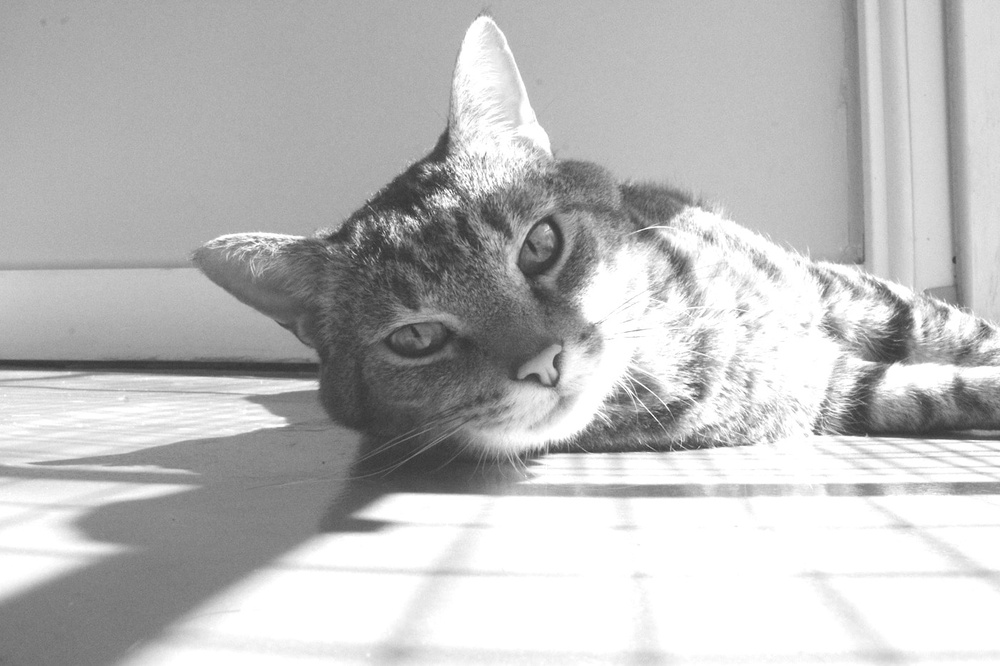
#> input picture frontend/images/cat_brightness+50.jpg, 1000 x 666 px, shrunk from 1400 x 933 before the run
$ python Transformations.py
#> lines starting #> are read from the running program, lines starting #| are printed output that depends on the picture
import cv2
import numpy as np
import matplotlib.pyplot as plt
import os

def get_rotation_matrix(angle_degrees, center, size):
    """Return 3x3 rotation matrix with center correction."""
    angle_rad = np.deg2rad(angle_degrees)
    cx, cy = center

    # Translate to origin
    to_origin = np.array([
        [1, 0, -cx],
        [0, 1, -cy],
        [0, 0, 1]
    ], dtype=np.float32)

    # Basic rotation
    rotation = np.array([
        [ np.cos(angle_rad), np.sin(angle_rad), 0],
        [-np.sin(angle_rad), np.cos(angle_rad), 0],
        [ 0,                 0,                 1]
    ], dtype=np.float32)

    # Translate back
    from_origin = np.array([
        [1, 0, cx],
        [0, 1, cy],
        [0, 0, 1]
    ], dtype=np.float32)

    return from_origin @ rotation @ to_origin

# [54 lines left out: functions get_translation_matrix, get_scaling_matrix, get_shear_matrix, not called in this run]

def apply_transformation(image, matrix):
    """Apply transformation matrix to image."""
    height, width = image.shape
    matrix_2x3 = matrix[:2, :]
    return cv2.warpAffine(image, matrix_2x3, (width, height))

# [36 lines left out: function show_transformation_example, not called in this run]

def plot_result(original, transformed, matrix, title, transformation_info):
    """Plot original image, transformed image, and matrix info."""
    fig = plt.figure(figsize=(15, 5))

    ax1 = fig.add_subplot(131)
    ax1.imshow(original, cmap='gray')
    ax1.set_title('Original Image')
    ax1.axis('off')

    ax2 = fig.add_subplot(132)
    ax2.imshow(transformed, cmap='gray')
    ax2.set_title(title)
    ax2.axis('off')

    ax3 = fig.add_subplot(133)
    # Show matrix as text
    matrix_text = "Transformation Matrix:\n"
    for row in matrix:
        matrix_text += f"{row}\n"

    format_text = ""
    if transformation_info['type'] == 'rotation':
        format_text += "\nAngle = " + str(transformation_info['angle'])
    elif transformation_info['type'] == 'translation':
        format_text += f"\nTx = {transformation_info['tx']}"
        format_text += f"\nTy = {transformation_info['ty']}"
    elif transformation_info['type'] == 'scaling':
        format_text += f"\nSx = {transformation_info['sx']}"
        format_text += f"\nSy = {transformation_info['sy']}"
    elif transformation_info['type'] == 'shear':
        format_text += "┌                   ┐\n"
        format_text += "│ 1    shx    0     │\n"
        format_text += "│ shy   1     0     │\n"
        format_text += "│ 0     0     1     │\n"
        format_text += "└                   ┘\n"
        format_text += f"\nshx = {transformation_info['shx']}"
        format_text += f"\nshy = {transformation_info['shy']}"

    ax3.text(0.1, 0.95, matrix_text + format_text,
             fontfamily='monospace', fontsize=10,
             verticalalignment='top')
    ax3.axis('off')

    plt.tight_layout()
    plt.show()

def main():
    print("\nImage Transformation Tool")
    print("------------------------")

    while True:
        image_path = input("\nEnter image path (or 'q' to quit): ").strip()
#> the answer given: ../../frontend/images/cat_brightness+50.jpg
        if image_path.lower() == 'q':
            print("Goodbye!")
            break

        if not os.path.exists(image_path):
            print("Error: File not found.")
            continue

        # Load grayscale image
        image = cv2.imread(image_path, cv2.IMREAD_GRAYSCALE)
#> image is the input picture: shape (666, 1000); min 51, max 255, mean 188
        if image is None:
            print("Error: Could not load image.")
            continue

        height, width = image.shape
#> height = 666; width = 1000
        center = (width // 2, height // 2)
#> center = (500, 333)

        print("\nChoose a transformation:")
        print("1) Rotate")
        print("2) Translate")
        print("3) Scale")
        print("4) Shear")
        print("5) Show transformation examples")

        choice = input("Enter choice (1-5): ").strip()
#> the answer given: 1

        if choice == '5':
            show_transformation_example()
            continue

        if choice not in ['1', '2', '3', '4']:
            print("Invalid choice.")
            continue

        try:
            if choice == '1':
                angle = float(input("Enter rotation angle (degrees): "))
#> the answer given: 3
                matrix = get_rotation_matrix(angle, center, (width, height))
                title = f'Rotated ({angle}°)'
                info = {'type': 'rotation', 'angle': angle}

            elif choice == '2':
                tx = float(input("Enter x translation: "))
                ty = float(input("Enter y translation: "))
                matrix = get_translation_matrix(tx, ty)
                title = f'Translated (tx={tx}, ty={ty})'
                info = {'type': 'translation', 'tx': tx, 'ty': ty}

            elif choice == '3':
                sx = float(input("Enter x scaling factor: "))
                sy = float(input("Enter y scaling factor: "))
                matrix = get_scaling_matrix(sx, sy, center)
                title = f'Scaled (sx={sx}, sy={sy})'
                info = {'type': 'scaling', 'sx': sx, 'sy': sy}

            elif choice == '4':
                shx = float(input("Enter x shear factor: "))
                shy = float(input("Enter y shear factor: "))
                matrix = get_shear_matrix(shx, shy, center)
                title = f'Sheared ({shx}, {shy})'
                info = {'type': 'shear', 'shx': shx, 'shy': shy}

            transformed = apply_transformation(image, matrix)
#> in apply_transformation, `return cv2.warpAffine(image, matrix_2x3, (width, height))`:
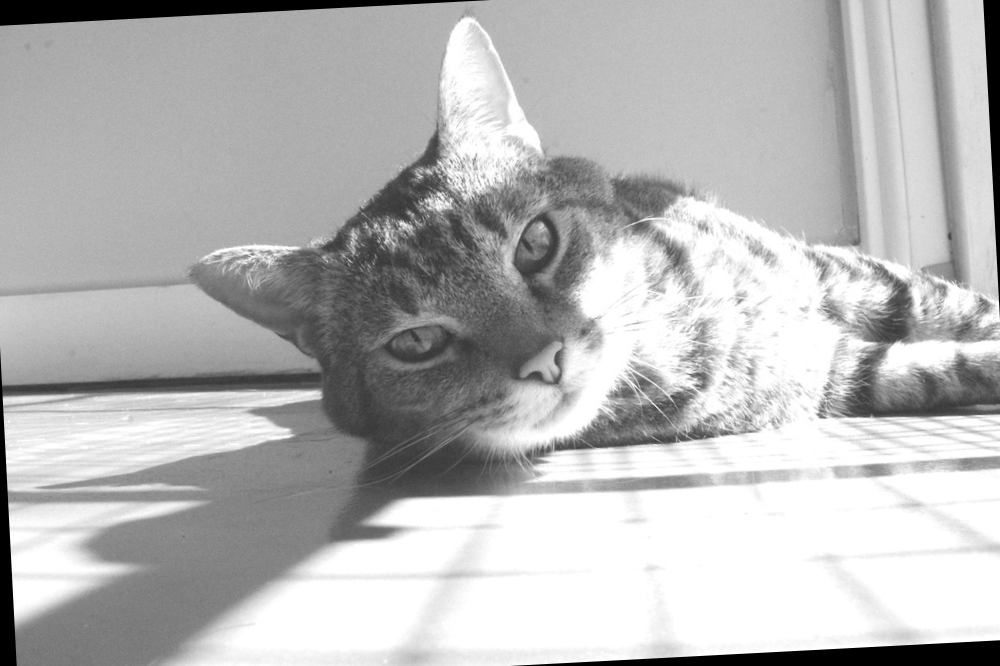
#> returned value: shape (666, 1000); min 0, max 255, mean 182.8
            plot_result(image, transformed, matrix, title, info)
#> in plot_result, `plt.show()`:
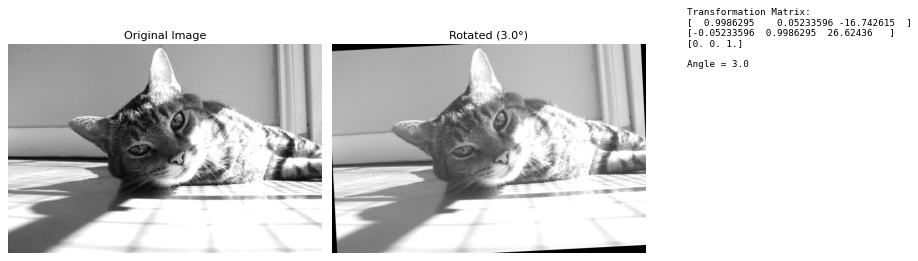
#> figure drawn by matplotlib, 2 panels

        except ValueError:
            print("Invalid input. Please enter numeric values.")
            continue
#> pass 2 of the loop in main, `while True:`:
#> the answer given: ../../frontend/images/cat_brightness-50.jpg
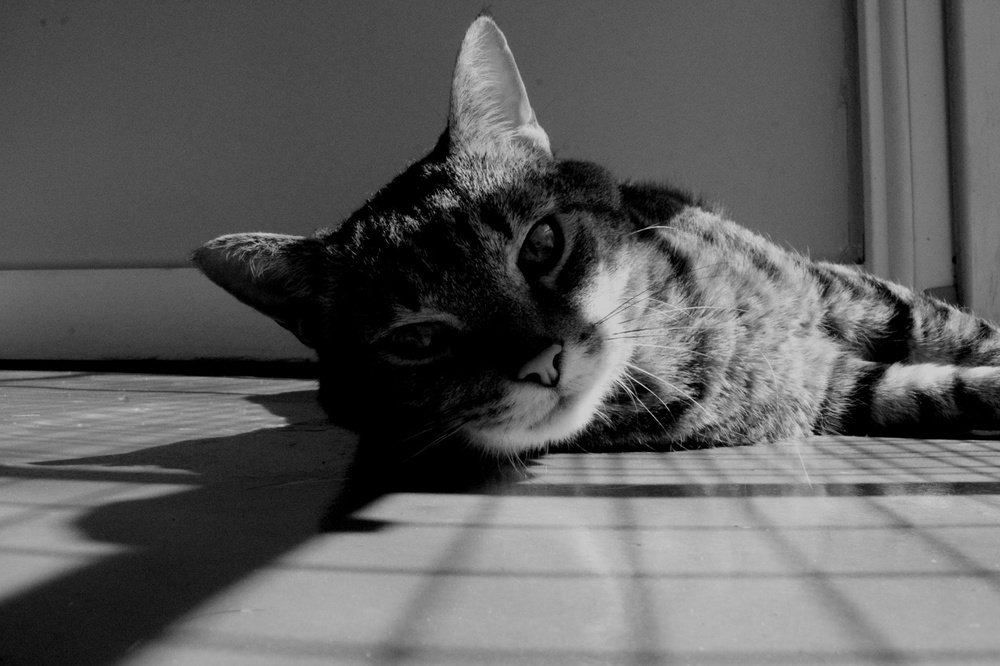
#> input picture frontend/images/cat_brightness-50.jpg, 1000 x 666 px, shrunk from 1400 x 933 before the run
#> in main, image is the input picture: shape (666, 1000); min 0, max 219, mean 93.1
#> the answer given: 1
#> the answer given: 3
#> in apply_transformation (call 2), `return cv2.warpAffine(image, matrix_2x3, (width, height))`:
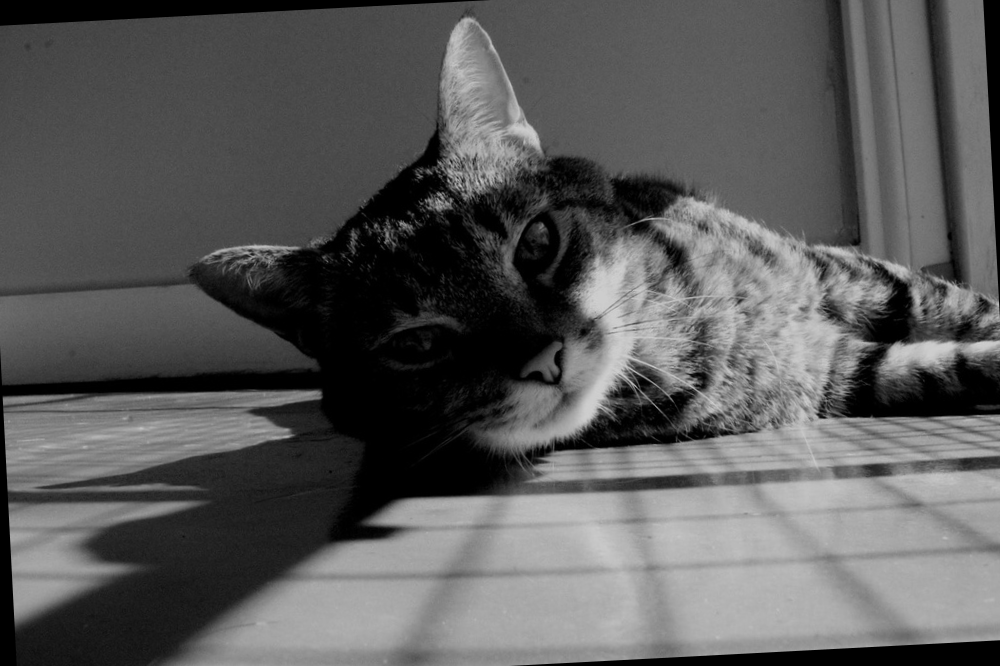
#> returned value: shape (666, 1000); min 0, max 209, mean 90.6
#> in plot_result (call 2), `plt.show()`:
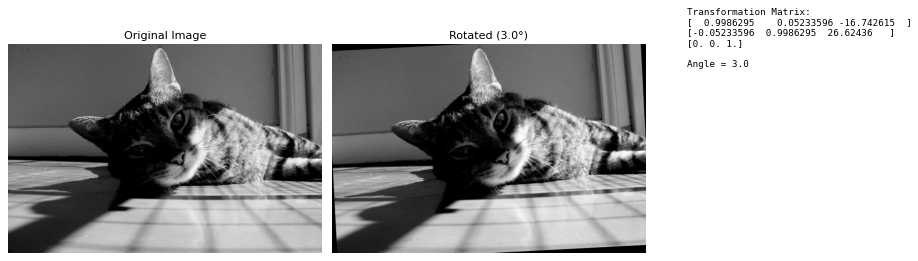
#> figure drawn by matplotlib, 2 panels

if __name__ == "__main__":
#> (the run stopped early here; a loop or call above may not have finished)
